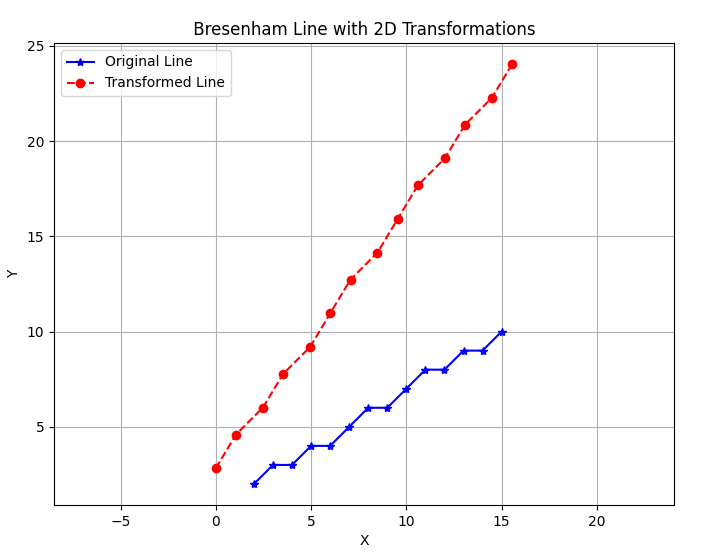

Write the Python code that produced this figure.
import numpy as np
import matplotlib .pyplot as plt
def bresenham_line (x0 , y0 , x1 , y1):
    xes , yes = [], []
    dx = abs(x1 - x0)
    dy = abs(y1 - y0)
    sx = 1 if x1 >= x0 else -1
    sy = 1 if y1 >= y0 else -1
    x, y = x0 , y0
    if dx >= dy:
        p = 2 * dy - dx
        for _ in range(dx + 1):
            xes.append(x)
            yes.append(y)
            x += sx
            if p >= 0:
                y += sy
                p += 2 * dy - 2 * dx
            else:
                p += 2 * dy
    else:
        p = 2 * dx - dy
        for _ in range(dy + 1):
            xes.append(x)
            yes.append(y)
            y += sy
            if p >= 0:
                x += sx
                p += 2 * dx - 2 * dy
            else:
                p += 2 * dx
    return np.array(xes), np.array(yes)
def apply_2d_transformation (x_coords , y_coords ,transformation_matrix ):
    points = np.vstack ([ x_coords , y_coords , np. ones_like (x_coords)])
    transformed_points = transformation_matrix @ points
    return transformed_points [0], transformed_points [1]
def plot_line_with_transformations (x0 , y0 , x1 , y1):
    x_orig , y_orig = bresenham_line (x0 , y0 , x1 , y1)
    xf , yf = x0 , y0
    scaling_matrix = np.array ([
        [2, 0, 0],
        [0, 0.5, 0],
        [0, 0, 1]
    ])
    T_to_origin = np.array ([
        [1, 0, -xf],
        [0, 1, -yf],
        [0, 0, 1]
    ])
    T_back = np.array ([
        [1, 0, xf],
        [0, 1, yf],
        [0, 0, 1]
    ])
    composite_matrix = T_back @ scaling_matrix @ T_to_origin
    theta = np.pi / 4 
    rotation_matrix = np.array ([
        [np.cos(theta), -np.sin(theta), 0],
        [np.sin(theta), np.cos(theta), 0],
        [0, 0, 1]
    ])
    composite_matrix = rotation_matrix @ composite_matrix
    x_transformed , y_transformed = apply_2d_transformation (
    x_orig , y_orig , composite_matrix
    )
    plt.figure(figsize =(8, 6))
    plt.plot(x_orig , y_orig , marker='*', color='blue',
    linestyle='-', label='Original Line ')
    plt.plot(x_transformed , y_transformed , marker='o',
    color='red', linestyle='--', label='Transformed Line')

    plt.title(" Bresenham Line with 2D Transformations ")
    plt.xlabel("X")
    plt.ylabel("Y")
    plt.legend ()
    plt.grid(True)
    plt.axis('equal')
    plt.show ()
